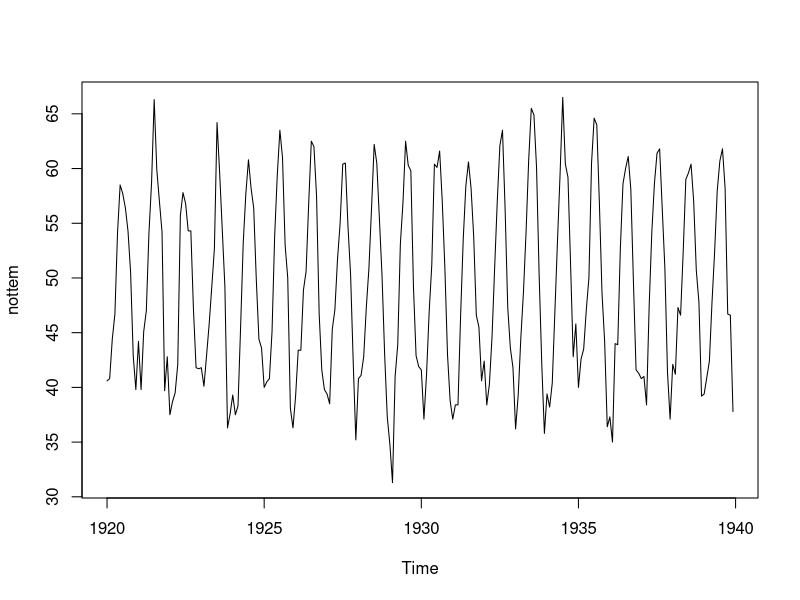
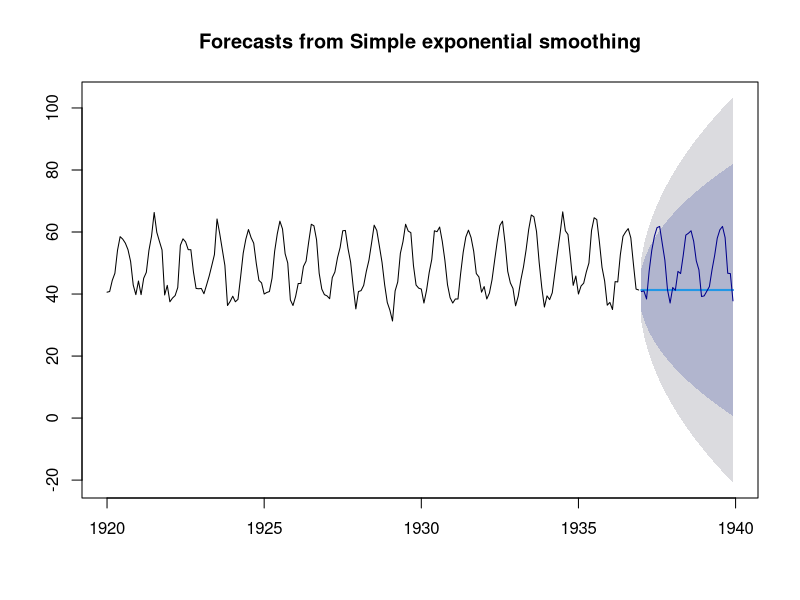
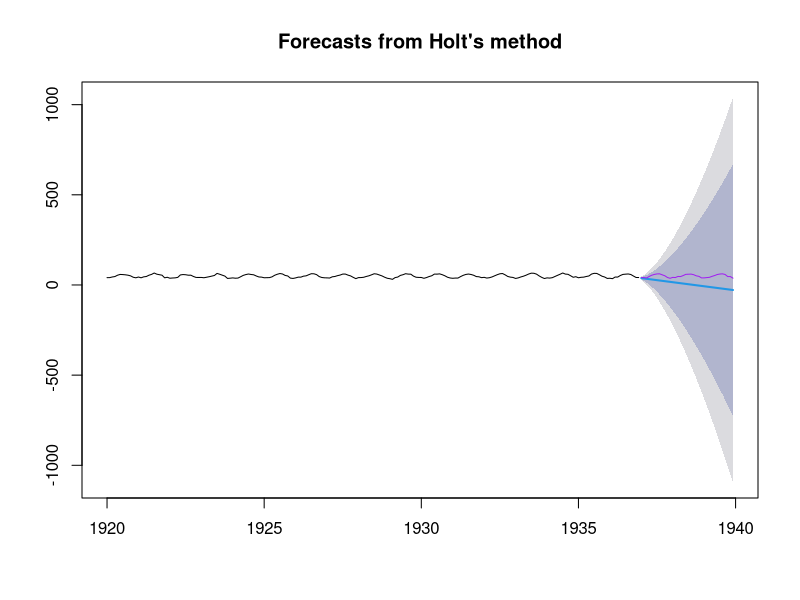
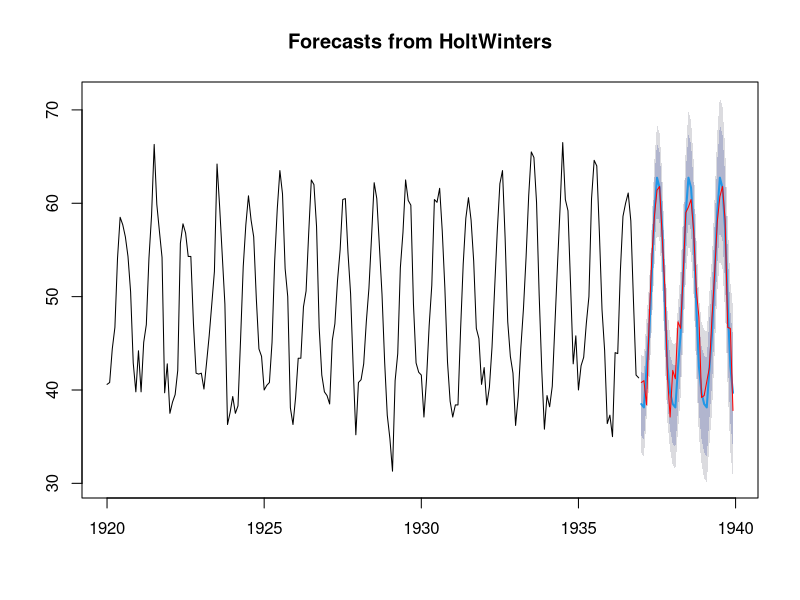

These charts were generated, in order, by the following R code:
library(forecast)
data("nottem")
plot(nottem)

#Separamos los datos en subconjuntos
train <- window(nottem, end = c(1936, 12))   # hasta 1936 inclusive
test  <- window(nottem, start = c(1937, 1))  # de 1937 en adelante

#Suavizamiento exponencial
s_exp<- ses(train, h= 36)
plot(s_exp)
lines(test, col= "darkblue")




#Metodo holt
m_holt<- holt(train, h= 36)
plot(m_holt)
lines(test, col="purple")

#Holt-Winters
m_hw<- forecast(HoltWinters(train), h= 36)
plot(m_hw)
lines(test, col= "red")
summary(m_hw)
